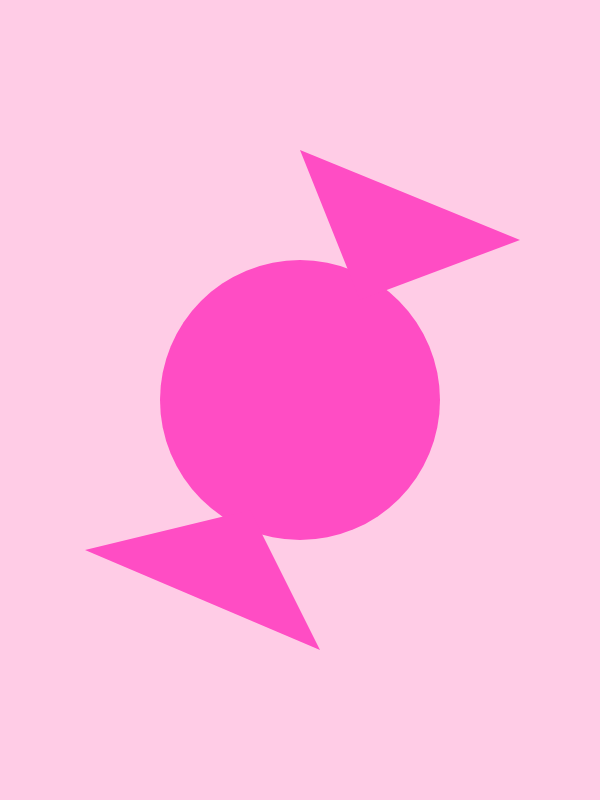
Frame 1 (no input)
Frame 60 (no input): identical to frame 1, image omitted
Frame 120 (the mouse pressed at the canvas centre since frame 60): identical to frame 1, image omitted

The p5.js sketch that drew this single still picture (run headless with seeded random() and noise() and a simulated clock; from frame 60 on, the mouse is pressed at the canvas centre):

// p5.js sketch
// ── sketch.js

function setup() {
        createCanvas(600,800); //makes a canvas to code and 'draw' on//
}
        
function draw() {
        background(255, 204, 230); //changes the colour of the canvas//
        noStroke (); //removes stroke//
        fill(255, 77, 196); //changes colour of the shape created below//
        ellipse(300,400,280,280); //makes a circle in a particular size and position//
        triangle(360, 300, 300, 150, 520, 240); //makes triangle in said position and size//
        triangle(85, 550, 320, 650, 250, 510); //makes second triangle in said position and size//
}
  



// ── styles.css
main {
    margin: 0;
    display: flex;
    justify-content: center;
    align-items: center;
}

h1{
    text-align: center;
    font-family: Verdana, Geneva, Tahoma, sans-serif;
    color: palevioletred;
}
p{
    text-align: center;
    font-family: Verdana, Geneva, Tahoma, sans-serif;
    font-size: small;
    color: rgb(221, 16, 143);
}
